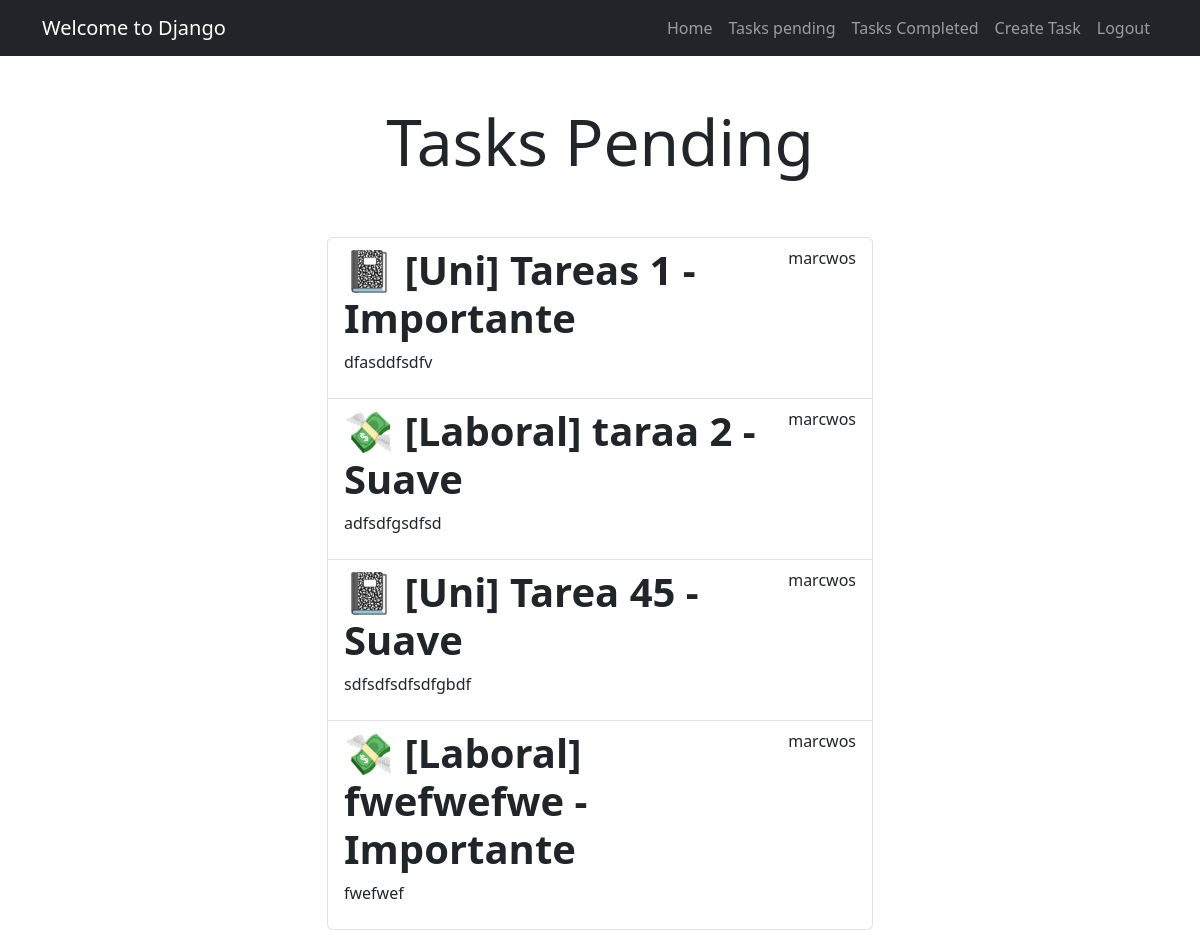
The page /tasks/ (signed in) on the database its author committed.
### tasks/models.py (models this page shows, shortened)
class Task(models.Model):
    TASK_TYPE_CHOICES = [
        ('university', 'Universitaria'),
        ('personal', 'Personal'),
        ('work', 'Laboral'),
    ]
    title = models.CharField(max_length=100)
    description = models.TextField(blank=True)
    created = models.DateTimeField(auto_now_add=True)
    datecompleted = models.DateTimeField(null=True, blank=True)
    user = models.ForeignKey(User, on_delete=models.CASCADE)
    task_type = models.CharField(max_length=10, choices=TASK_TYPE_CHOICES, default='personal')

### tasks/views.py (the view)
# urls.py: path('tasks/', views.tasks, name='tasks'),
@login_required
def tasks(request):
    tasks = Task.objects.filter(user=request.user, datecompleted__isnull=True)
    decorated_tasks = []
    for task in tasks:
        if task.task_type == 'university':
            decorated_tasks.append(UniversidadTaskDecorator(task))
        elif task.task_type == 'personal':
            decorated_tasks.append(PersonalTaskDecorator(task))
        elif task.task_type == 'work':
            decorated_tasks.append(LaboralTaskDecorator(task))
    return render(request, 'tasks.html', {'tasks': decorated_tasks})

### tasks/templates/tasks.html (shortened to what this page needs)
{% extends 'base.html' %}
{% block content %}
<main class="container">
    <div class="row">
        <div class="col-md-6 offset-md-3">
            <h1 class="text-center display-3 py-5">Tasks Pending</h1>
            <ul class="list-group">
                {% for task in tasks %}
                <a class="list-group-item" href="{% url 'task_detail' task.task.id %}">
                    <header class="d-flex justify-content-between">
                        <h1 class="fw-bold">{{ task.display_title }}</h1>
                        <p>{{ task.task.user.username }}</p>
                    </header>
                    <p>{{ task.task.description }}</p>
                </a>
                {% endfor %}
            </ul>
        </div>
    </div>
</main>
{% endblock %}

### rows shown on the page
Task: display_title "📓 [Uni] Tareas 1 - Importante", task.user.username "marcwos", task.description "dfasddfsdfv"
Task: display_title "💸 [Laboral] taraa 2 - Suave", task.user.username "marcwos", task.description "adfsdfgsdfsd"
Task: display_title "📓 [Uni] Tarea 45 - Suave", task.user.username "marcwos", task.description "sdfsdfsdfsdfgbdf"
Task: display_title "💸 [Laboral] fwefwefwe - Importante", task.user.username "marcwos", task.description "fwefwef"
